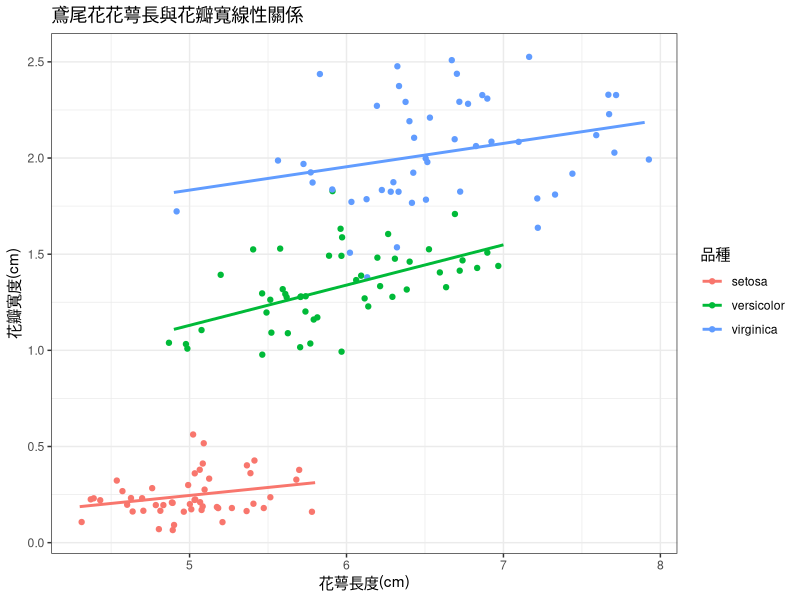

Write R code to recreate this figure. (Note: this script raises an error after producing the figure.)
## ---- chunk 1
sessionInfo()
## ---- chunk 2
# automatically create a bib database for R packages
knitr::write_bib(c(
  .packages(), 'bookdown', 'knitr', 'rmarkdown'
), 'packages.bib')
## ---- chunk 3
print('Hello world!')
## ---- chunk 4
pkg = c('magrittr','ggplot2')
if ( any(pkg) %in% installed.packages() == TRUE) install.packages(pkg[!pkg %in% rownames(installed.packages())]) 
invisible(lapply(pkg, library, character.only = TRUE))

ggplot(data = iris, mapping = aes(x = Sepal.Length, y = Petal.Width, color = Species))+
  geom_jitter()+
  geom_smooth(method='lm',se=F)+
  theme_bw()+
  labs(x='花萼長度(cm)',
       y='花瓣寬度(cm)',
       color = '品種',
       title = '鳶尾花花萼長與花瓣寬線性關係')

## ---- chunk 5
# 產生亂數資料
riceYield<-data.frame(
  'treatment' = (rep(c('A','B'),each=10) ),
  'yield' = c(rnorm(n = 10 , mean = 5000 , sd = 400),rnorm(n=10 , mean = 6500 , sd = 400)
))
## ---- chunk 6
head(riceYield)
## ---- chunk 7
# 查看 後 10筆資料
tail(riceYield)
## ---- chunk 8
print(riceyield)
## ---- chunk 9
riceYield
## ---- chunk 10
t.test(data = riceYield, 
       yield ~ variety,    
       paired = F)       
## ---- chunk 11
t.test(data = riceYield, 
       yield ~ variety,    
       paired = F,
       conf.level = 0.95)       
